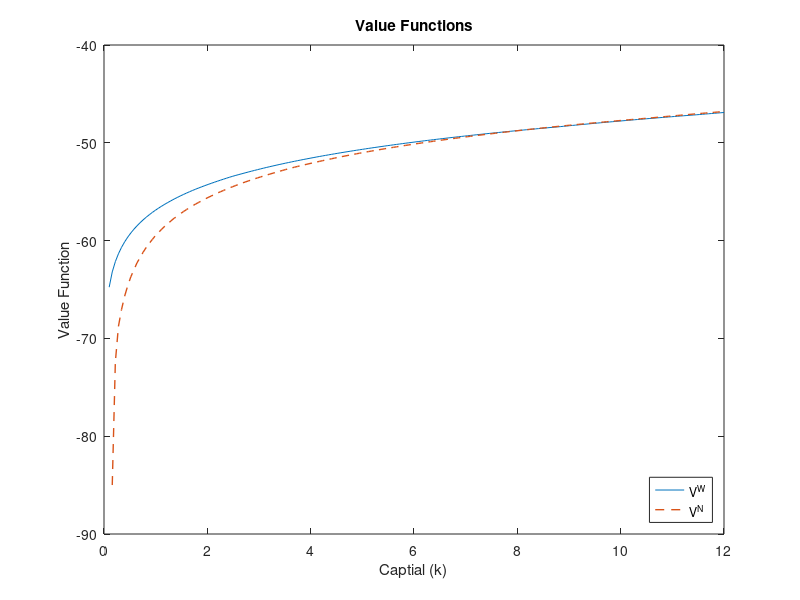
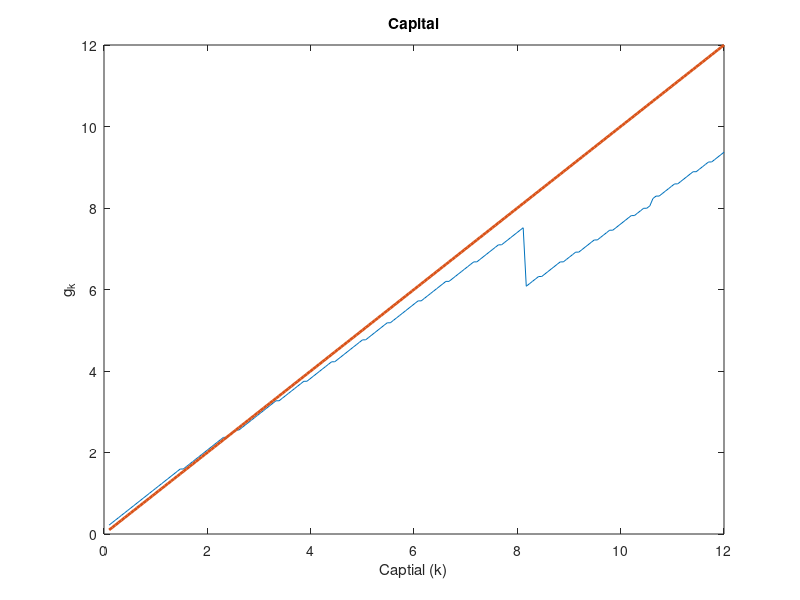
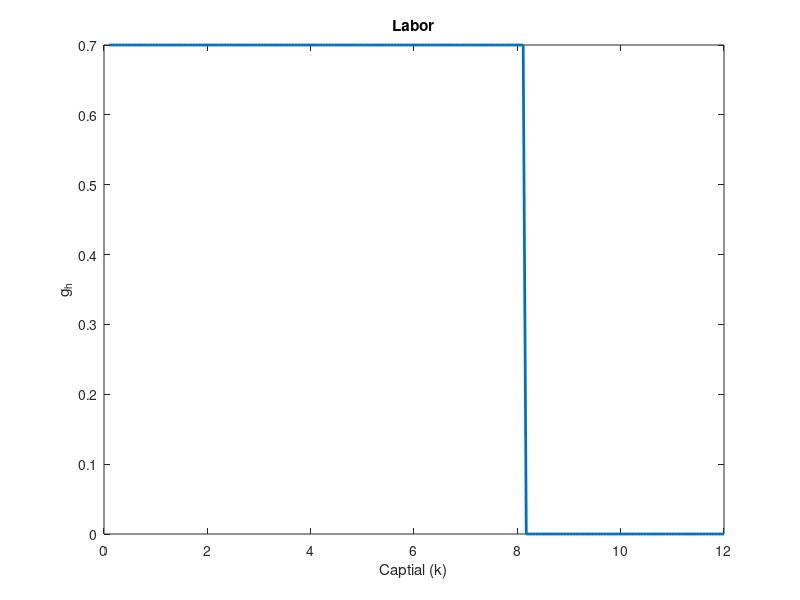

Write MATLAB code to recreate these figures, in order.
%% Ramsey Model with Discrete Labor Choice
% This code solves the Ramsey growth model where households can choose
% to work (h = h_bar) or not work (h = 0)

%% 1. Parameters
beta = 0.96;      % Discount factor
sigma = 2.0;      % Risk aversion
alpha = 0.33;     % Capital share
delta = 0.1;     % Depreciation rate
h_bar = 0.7;      % Hours worked when working
chi = 1.3;        % Disutility of work

%% 2. Numerical setup
N = 200;                    % Number of grid points
k_min = 0.1;               % Minimum capital
k_max = 12;                % Maximum capital
k_grid = linspace(k_min, k_max, N)'; % Capital grid

tol = 1e-6;                % Convergence tolerance
max_iter = 1000;           % Maximum iterations

%% 3. Initialize value function and policy functions
V = zeros(N, 1);           % Value function
V_W = zeros(N, 1);         % Value when working
V_N = zeros(N, 1);         % Value when not working
g_k = zeros(N, 1);    % Capital policy function
g_h = zeros(N, 1);    % Labor policy function
g_c = zeros(N, 1);    % Consumption policy function

%% 4. Utility function
utility = @(c,h) (c.^(1-sigma))./(1-sigma) - chi * h;

%% 5. Value Function Iteration
iter = 0;
diff = inf;

while diff > tol && iter < max_iter
    iter = iter + 1;
    V_old = V;
    
    % Loop over current capital states
    for i = 1:N
        
        %============= IF WORKING ===========================
        % output
        output = k_grid(i)^alpha * (h_bar)^(1-alpha);
        % consumption
        c_W = max(output + (1-delta)*k_grid(i) - k_grid,0);
        % value function
        [V_W(i),max_W_indx] = max(utility(c_W,h_bar) + beta.*V_old);
        % policy function
        g_k_W = k_grid(max_W_indx);
        % get consumption policy function
        g_c_W = c_W(max_W_indx);
        
        %============= IF NOT WORKING ========================
        % output
        output = k_grid(i)^alpha * (0)^(1-alpha);
        % consumption
        c_N = max(output + (1-delta)*k_grid(i) - k_grid,0);
        % value function
        [V_N(i),max_N_indx] = max(utility(c_N,0) + beta.*V_old);
        % policy function
        g_k_N = k_grid(max_N_indx);
        % get consumption policy function
        g_c_N = c_N(max_N_indx);
        
        % Choose the better option
        if V_W(i) >= V_N(i)
            V(i) = V_W(i);
            g_k(i) = g_k_W;
            g_h(i) = h_bar;
            g_c(i) = g_c_W;
        else
            V(i) = V_N(i);
            g_k(i) = g_k_N;
            g_h(i) = 0;
            g_c(i) = g_c_N;
        end
    end
    
    % Check convergence
    diff = max(abs(V - V_old));
    
end

%% 7. Find threshold capital level (where labor choice switches)
% Find where h_policy switches from 0 to h_bar
threshold_idx = find(g_h == 0, 1, 'first');
k_bar = k_grid(threshold_idx);

%% 8. Find steady state
% Steady state is where k' = k
ss_idx = find(abs(g_k - k_grid) ==0);

k_ss = mean(k_grid(ss_idx));
h_ss = mean(g_h(ss_idx));
c_ss = mean(g_c(ss_idx));
    
k_ss_theory = (alpha * h_ss^(1-alpha) / (1/beta - (1-delta)))^(1/(1-alpha));

%% 9. Plotting

% value function
figure;
plot(k_grid,V_W,'-',k_grid,V_N,'--','Linewidth',1)
xlabel('Captial (k)');
ylabel('Value Function');
title('Value Functions');
legend('V^W','V^N','Location','SouthEast')

% capital
figure;
plot(k_grid,g_k,k_grid,k_grid,'Linewidth',2)
xlabel('Captial (k)');
ylabel('g_k');
title('Capital');

% labor
figure;
plot(k_grid,g_h,'Linewidth',2)
xlabel('Captial (k)');
ylabel('g_h');
title('Labor');


